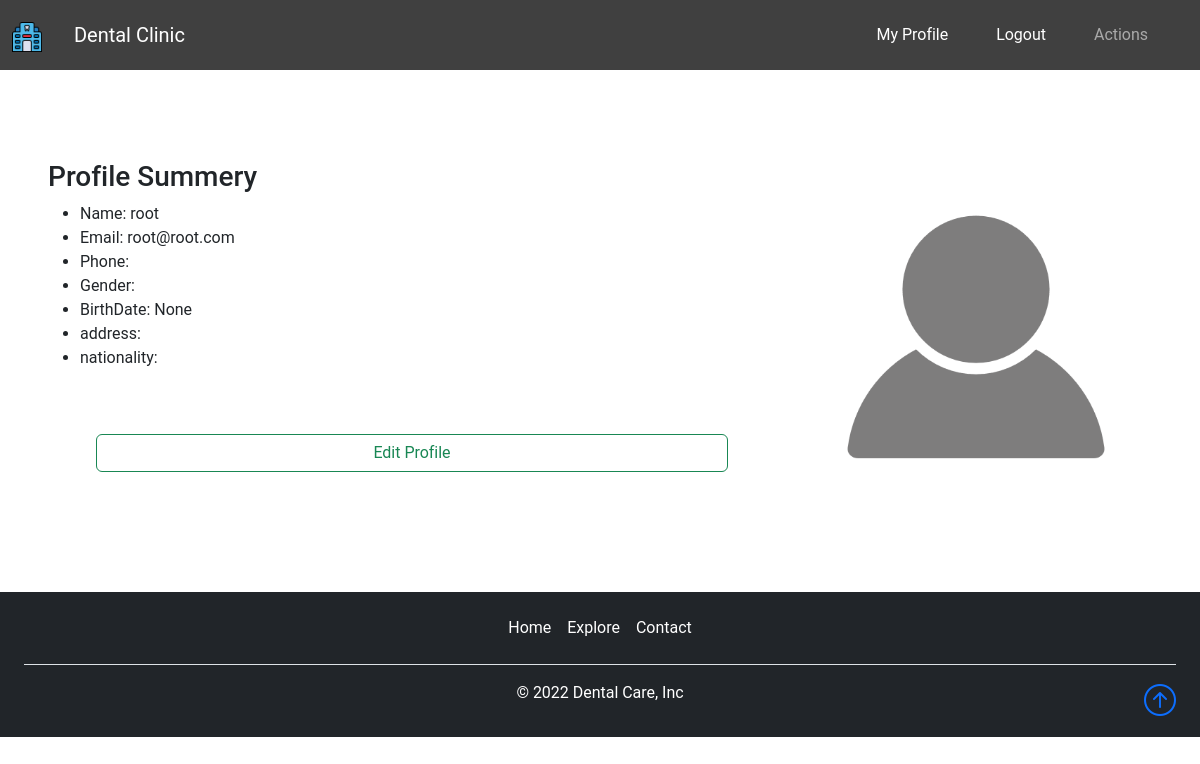
Before: /accounts/profile/show/ (signed in) with the older database file.
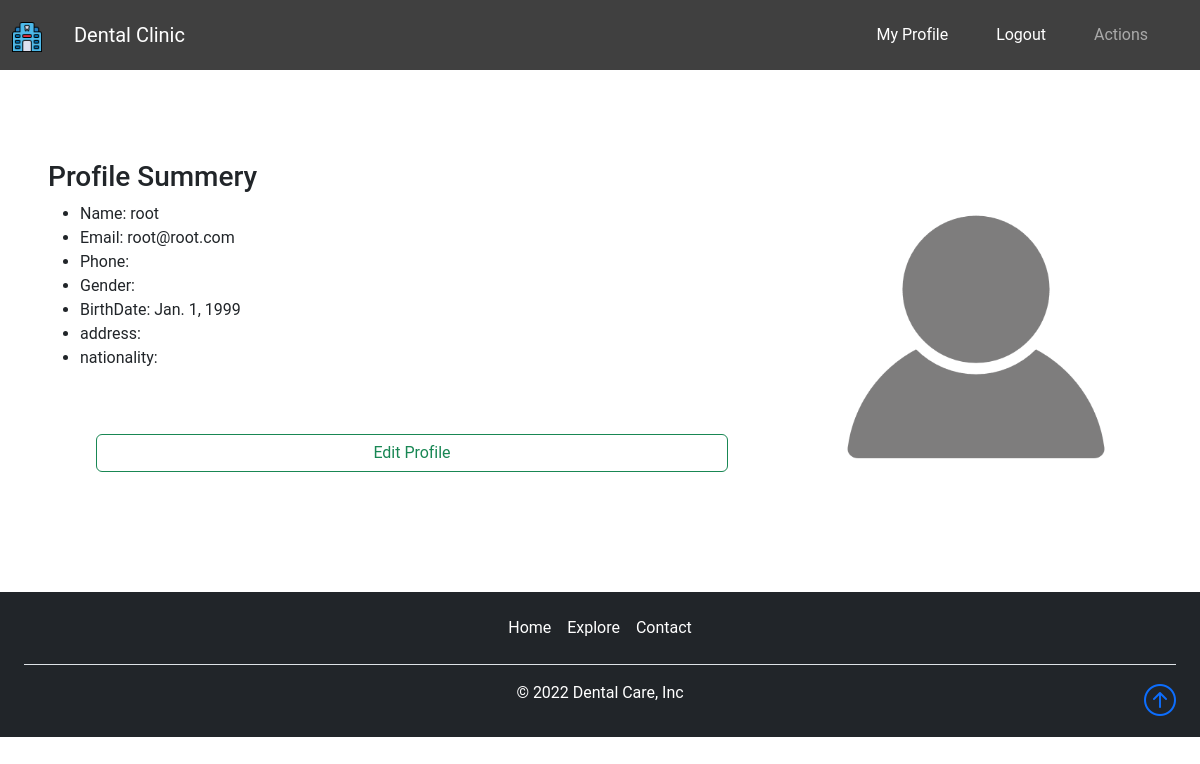
After: the same page with the newer database file.
### accounts/models.py (models this page shows, shortened)
class Profile(AbstractBaseUser, PermissionsMixin):
    email = models.EmailField(_('email address'), unique=True)
    name = models.CharField(max_length=150)
    mobile = models.CharField(max_length=20)
    is_active = models.BooleanField(default=False)
    is_staff = models.BooleanField(default=False)
    is_superuser= models.BooleanField(default=False)
    created_at = models.DateTimeField(auto_now_add=True)
    updated_at = models.DateTimeField(auto_now=True)
    nationality=models.CharField(max_length=50,choices=countries_choices)
    address=models.CharField(max_length=50)
    gender=models.CharField(max_length=50,choices=gender_choice)
    birthdate=models.DateField(_("Birth Date"),blank=False,null=True)
    user_type = models.CharField(default=user_type_data[2], choices=user_type_data,max_length=256)
    profile_img=models.ImageField(upload_to="profile_image_upload",default="profile2.png")
    objects = CustomAccountManager()
    USERNAME_FIELD = 'email'
    REQUIRED_FIELDS = ['name','birthdate']
    class Meta:
        verbose_name = "Accounts"
        verbose_name_plural = "Accounts"

### accounts/views.py (the view)
# urls.py: path("profile/show/", views.show_details, name="show_details"),
@login_required
def show_details(request):
    profile = Profile.objects.get(email=request.user.email)
    return render(request,'account/dashboard/show_details.html',{'profilevar': profile})

### accounts/templates/account/dashboard/show_details.html (shortened to what this page needs)
{% extends "../sub_base.html" %}
{% load static %}
{% block sub_content %}
<div class="container">
    <div class="row my-5">
        <div class="col-md-8">
            <div>
                <div>
                    <h3>Profile Summery</h3>
                </div>
                <div>
                    <ul>
                        <li> Name: <span>{{profilevar.name}}</span></li>
                        <li>Email: <span>{{profilevar.email}}</span></li>
                        <li>Phone: </li>
                        <li>Gender: </li>
                        <li>BirthDate: <span>{{profilevar.birthdate}}</span></li>
                        <li>address: </li>
                        <li>nationality: </li>
                    </ul>
                </div>
                <div class="p-5">
                    <a class=" btn btn-outline-success w-100" href="{% url 'accounts:edit_details' %}">Edit Profile</a>
                </div>
            </div>
        </div>
        <div class="col-md-4">
            {% if profilevar.profile_img %}
            <div class="w-100 h-100 rounded" style="background-image: url('{{profilevar.profile_img.url}}'); background-size: cover; background-position: center; background-repeat: no-repeat;">
            </div>
            {% else %}
            <div class="w-100 h-100 rounded" style="background-image: url('{% static 'icons/no-picture-available.jpg' %}'); background-size: cover; background-position: center; background-repeat: no-repeat;">
            </div>
            {% endif %}
    </div>
</div>
    {% endblock sub_content %}

Changed rows visible on the page:
changed Profile "root": birthdate "None" → "Jan. 1, 1999"
